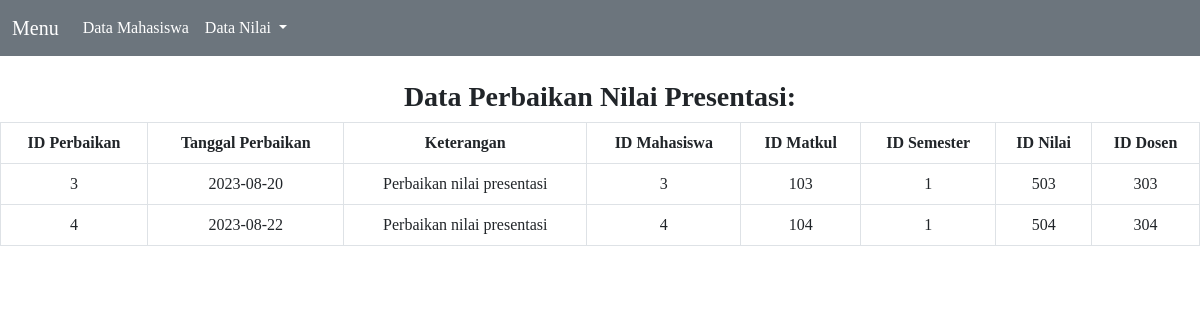
The app's page /web2-tugas2/turunan_nilai2_presentasi.php with its own data.
### tables this page shows
CREATE TABLE `nilai_perbaikan` (
  `id_perbaikan` int(11) NOT NULL,
  `tgl_perbaikan` date NOT NULL,
  `keterangan` varchar(255) NOT NULL,
  `id_mahasiswa` int(11) NOT NULL,
  `id_matkul` int(11) NOT NULL,
  `id_semester` int(11) NOT NULL,
  `id_nilai` int(11) NOT NULL,
  `id_dosen` int(11) NOT NULL
);

### web2-tugas2/koneksi.php (called while the page is built, shortened)
<?php
class Database {
    private $host = "localhost";
    private $db_name = "perkuliahan";
    private $username = "root";
    private $password = "";
    public function __construct()
    {
        $this->conn = new mysqli($this->host, $this->username, $this->password, $this->db_name);
    }
}
?>

### web2-tugas2/turunan_nilai.php (called while the page is built, shortened)
<?php
include ("koneksi.php");
class NilaiTugas extends Database {
    public function tampilNilaiPresentasi()
    {
        $sql = "SELECT * FROM nilai_perbaikan WHERE Keterangan = 'Perbaikan nilai presentasi'";
        $hasil = $this->conn->query($sql);
        $result = [];
        if ($hasil && $hasil->num_rows > 0)
        {
            while ($d = mysqli_fetch_array($hasil)) {
                $result[] = $d;
            }
        }
        return $result;
    }
}
?>

### web2-tugas2/turunan_nilai2_presentasi.php (the view, shortened to what this page needs)
<?php
include 'turunan_nilai.php';
?>
<?php
$nilaipresentasi = new NilaiTugas();
$presentasi = $nilaipresentasi->tampilNilaiPresentasi();
?>
<!DOCTYPE html>
<html lang="en">
<head>
    <link href="https://cdn.jsdelivr.net/npm/bootstrap@5.3.0-alpha3/dist/css/bootstrap.min.css" rel="stylesheet">
</head>
<body>
    <nav class="navbar navbar-expand-lg navbar-light bg-secondary">
        <div class="container-fluid">
            <a class="navbar-brand text-white bold" href="#">Menu</a>
            <div class="collapse navbar-collapse" id="navbarNavDropdown">
                <ul class="navbar-nav">
                    <li class="nav-item">
                        <a class="nav-link text-white" href="index.php">Data Mahasiswa</a>
                    </li>
                    <li class="nav-item dropdown">
                        <a class="nav-link dropdown-toggle text-white" href="#" id="navbarDropdownMenuLink" role="button" data-bs-toggle="dropdown" aria-expanded="false">
                            Data Nilai
                        </a>
                    </li>
                </ul>
            </div>
        </div>
    </nav>
    <br><h3 class="text-center"><b>Data Perbaikan Nilai Presentasi:</b></h3>
    <table class="table table-bordered">
        <thead>
            <tr>
                <th>ID Perbaikan</th>
                <th>Tanggal Perbaikan</th>
                <th>Keterangan</th>
                <th>ID Mahasiswa</th>
                <th>ID Matkul</th>
                <th>ID Semester</th>
                <th>ID Nilai</th>
                <th>ID Dosen</th>
            </tr>
        </thead>
        <tbody>
            <?php foreach ($presentasi as $show) {?>
                <tr class="text-center">
                <td><?php echo $show['id_perbaikan'] ?></td>
                    <td><?php echo $show['tgl_perbaikan'] ?></td>
                    <td><?php echo $show['keterangan'] ?></td>
                    <td><?php echo $show['id_mahasiswa'] ?></td>
                    <td><?php echo $show['id_matkul'] ?></td>
                    <td><?php echo $show['id_semester'] ?></td>
                    <td><?php echo $show['id_nilai'] ?></td>
                    <td><?php echo $show['id_dosen'] ?></td>
                </tr>
            <?php } ?>
        </tbody>
    </table>
</body>
</html>

### web2-tugas2/turunan_nilai2_presentasi.php (style rules this page uses)
body { font-family: "Times New Roman", Times, serif; }
th { text-align: center; }

### records on screen
nilai_perbaikan: id_perbaikan "3", tgl_perbaikan "2023-08-20", keterangan "Perbaikan nilai presentasi", id_mahasiswa "3", id_matkul "103", id_semester "1", id_nilai "503", id_dosen "303"
nilai_perbaikan: id_perbaikan "4", tgl_perbaikan "2023-08-22", keterangan "Perbaikan nilai presentasi", id_mahasiswa "4", id_matkul "104", id_semester "1", id_nilai "504", id_dosen "304"
